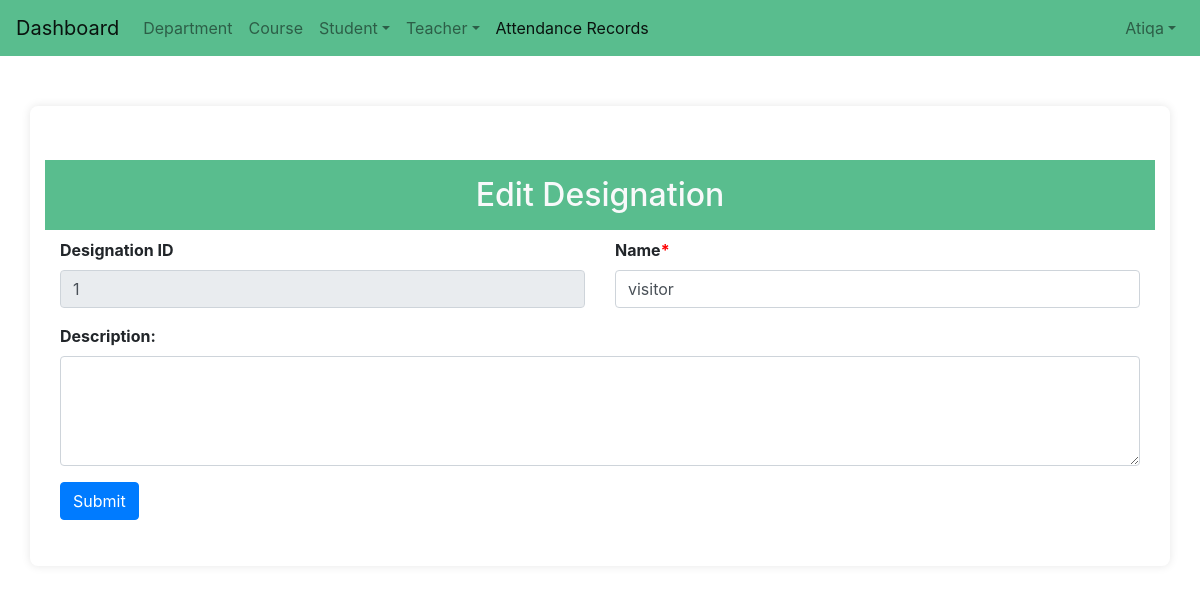
/designation_update/1/ (signed in), run on the app's committed database.
### attandance/models.py (models this page shows, shortened)
class CustomUser(AbstractUser):
    full_name = models.CharField(max_length=100, null=True)
    phone_number = models.CharField(max_length=15, blank=True, null=True)
    role = models.CharField(max_length=50, null=True)
    date_of_creation = models.DateField(auto_now_add=True, null=True)
    last_login_date = models.DateField(blank=True, null=True)
    is_super_admin = models.BooleanField(default=False)
    student = models.ForeignKey(Student, on_delete=models.CASCADE, null=True, blank=True)
    objects = CustomUserManager()

class Designation(models.Model):
    des_id = models.CharField(max_length=100, null=True)
    name = models.CharField(max_length=255, )
    description = models.TextField(blank=True, null=True)
    created_at = models.DateTimeField(auto_now_add=True, null=True)
    updated_at = models.DateTimeField(auto_now=True, null=True)
    def __str__(self):
        return self.name

### attandance/views.py (the view, shortened to what this page needs)
# urls.py: path('designation_update/<int:designation_id>/', views.designation_update, name='designation_update'),
@login_required(login_url='home')
def designation_update(request, designation_id):
    designation = get_object_or_404(Designation, pk=designation_id)
    des_id = Designation.objects.order_by('-created_at').first()
    print(des_id)
    if des_id is None:
        des_id = 1
        print(des_id)
    context = {
        'designation': designation,
        "des_id":des_id
    }
    return render(request, 'admin/destination/designation_update.html', context)

### templates/admin/destination/designation_update.html (shortened to what this page needs)
<html lang="en">
{% load static %}
<head>
</head>
<body>
    {% include 'navbar.html' %}
    <div class="container">
        <h2 class="text-center text-light py-3 mt-4" style="background: #59bd8e;">Edit Designation</h2>
        <form method="post" enctype="multipart/form-data">
            <div class="container-fluid">
                <div class="row">
                    <div class="col-md-6">
                        <label for="des_id" class="form-label mandatory-label">Designation ID</label>
                        <input type="text" class="form-control" id="des_id" value="{{ form_data.des_id|default:designation.des_id }}" name="des_id"  readonly>
                    </div>
                    <div class="col-md-6">
                        <label for="name" class="form-label">Name<span style="color:red;">*</span></label>
                        <input type="text" class="form-control" id="name" name="name"
                            value="{{ form_data.name|default:designation.name }}" >
                    </div>
                </div>
                <div class="row mt-3">
                    <div class="col-md-12">
                        <label for="description" class="form-label">Description: </label>
                        <textarea class="form-control" id="description" name="description" rows="4" >{{designation.description}}</textarea>
                    </div>
                </div>
                <div class="row mt-3">
                    <div class="col-md-12 ">
                        <button type="submit" class="btn btn-primary">Submit</button>
                    </div>
                </div>
            </div>
        </form>
    </div>
</body>
</html>

### templates/navbar.html (shortened to what this page needs)
<html lang="en">
<head>
  <link rel="stylesheet" href="https://maxcdn.bootstrapcdn.com/bootstrap/4.5.2/css/bootstrap.min.css">
  <link rel="stylesheet" href="https://cdn.datatables.net/1.13.6/css/jquery.dataTables.min.css">
  <link href="https://cdnjs.cloudflare.com/ajax/libs/select2/4.1.0/css/select2.min.css" rel="stylesheet" />
  <link rel="stylesheet" href="https://cdnjs.cloudflare.com/ajax/libs/font-awesome/5.15.3/css/all.min.css">
</head>
<body>
  <nav class="navbar navbar-expand-lg navbar-light" style="background: #59bd8e;">
    <a class="navbar-brand" href="/dashboard">Dashboard</a>
    <div class="collapse navbar-collapse" id="navbarSupportedContent">
      <ul class="navbar-nav mr-auto">
        <li class="nav-item ">
          <a class="nav-link" href="{% url 'department_list' %}">Department</a>
        </li>
        <li class="nav-item ">
          <a class="nav-link" href="{% url 'courses_list' %}">Course</a>
        </li>
        <li class="nav-item dropdown">
          <a class="nav-link dropdown-toggle" data-toggle="dropdown" href="#">Student</a>
        </li>
        <li class="nav-item dropdown">
          <a class="nav-link dropdown-toggle" data-toggle="dropdown" href="#">Teacher</a>
        </li>
        <li class="nav-item active">
          <a class="nav-link" href="/upload_and_filter_attendance">Attendance Records
       </a>
        </li>
      </ul>
      <ul class="navbar-nav ml-auto">
        {% if user.username is not None %}
        <li class="nav-item dropdown custom-dropdown">
          <a class="nav-link dropdown-toggle" data-toggle="dropdown" href="#">{{ user.username|capfirst }}</a>
        </li>
        {% endif %}
      </ul>
    </div>
</nav>
</body>
</html>

### templates/admin/destination/designation_update.html (style rules this page uses)
body { background-color: #f8f9fa; font-family: Arial, sans-serif; }
.container { max-width: 800px; background: #ffffff; padding: 30px; border-radius: 8px; box-shadow: 0 0 10px rgba(0, 0, 0, 0.1); margin-top: 50px; }
.form-label { font-weight: bold; }
.form-control { border-radius: 5px; }
.btn-primary { background-color: #59bd8e; border: none; border-radius: 5px; padding: 10px 20px; font-size: 1rem; }

### data on the page
CustomUser: username "Atiqa"
Designation: des_id "1", name "visitor"
